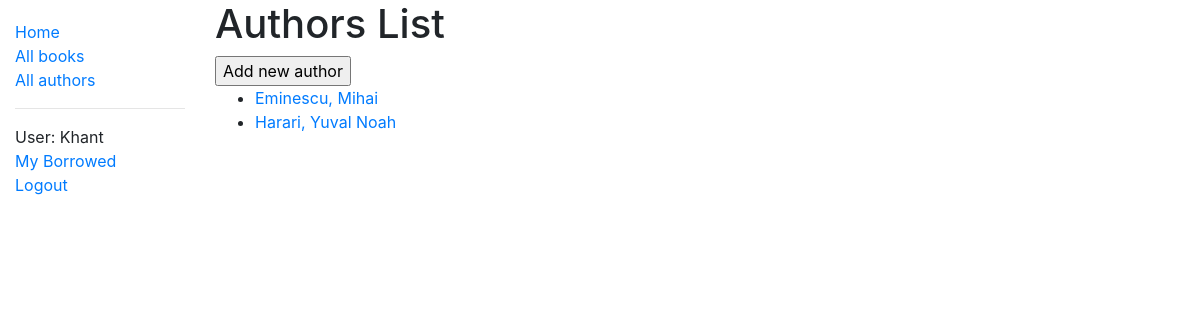
/catalog/authors/ (signed in), run on the app's committed database.
### catalog/models.py (models this page shows)
class Author(models.Model):
    first_name = models.CharField(max_length=100)
    last_name = models.CharField(max_length=100)
    date_of_birth = models.DateField(null=True, blank=True)
    date_of_death = models.DateField('Died', null=True, blank=True)
    class Meta:
        ordering = ['last_name']
    def get_absolute_url(self):
        return reverse('author-detail', args=[str(self.id)])
    def __str__(self):
        return f'{self.last_name}, {self.first_name}'
    class Meta:
        ordering = ['last_name']

### catalog/views.py (the view)
# urls.py: path('authors/', views.AuthorListView.as_view(), name='authors'),
class AuthorListView(generic.ListView):
    model = Author
    context_object_name = 'author_list'
    queryset = Author.objects.all()
    paginate_by = 10

### catalog/templates/catalog/author_list.html
{% extends "base_generic.html" %}
{% block content %}
<h1>Authors List</h1>
<form action="/catalog/author/create" method="get">
    <input type="submit" value="Add new author">
</form>
{% if author_list %}
<ul>
    {% for author in author_list %}
    <li>
        <a href="{{ author.get_absolute_url }}">{{ author }}</a>
    </li>
    {% endfor %}
</ul>
{% else %}
<p>There are no authors in the library.</p>
{% endif %}
{% endblock %}

### catalog/templates/base_generic.html (shortened to what this page needs)
<!DOCTYPE html>
<html lang="en">
<head>
    <link rel="stylesheet" href="https://stackpath.bootstrapcdn.com/bootstrap/4.1.3/css/bootstrap.min.css"
>
    {% load static %}
    <link rel="stylesheet" href="{% static 'css/styles.css' %}">
</head>
<body>
    <div class="container-fluid">
        <div class="row">
            <div class="col-sm-2">
                {% block sidebar %}
                <ul class="sidebar-nav">
                    <li><a href="{% url 'index' %}">Home</a></li>
                    <li><a href="{% url 'books' %}">All books</a></li>
                    <li><a href="{% url 'authors' %}">All authors</a></li>
                    <hr>
                    {% if user.is_authenticated %}
                        <li>User: {{ user.get_username }}</li>
                        <li><a href="{% url 'my-borrowed' %}">My Borrowed</a></li>
                        <li><a href="{% url 'logout'%}?next={{request.path}}">Logout</a></li>
                    {% else %}
                        <li><a href="{% url 'login'%}?next={{request.path}}">Login</a></li>
                    {% endif %}
                </ul>
                {% endblock %}
            </div>
            <div class="col-sm-10 ">
                {% block content %}{% endblock %}
            </div>
        </div>
    </div>
</body>
</html>

### catalog/static/css/styles.css (style rules this page uses)
.sidebar-nav { margin-top: 20px; padding: 0; list-style: none; }

### data on the page
Author: last_name+first_name "Eminescu, Mihai"
Author: last_name+first_name "Harari, Yuval Noah"

### other printed values
{{ user.get_username }} "Khant"
